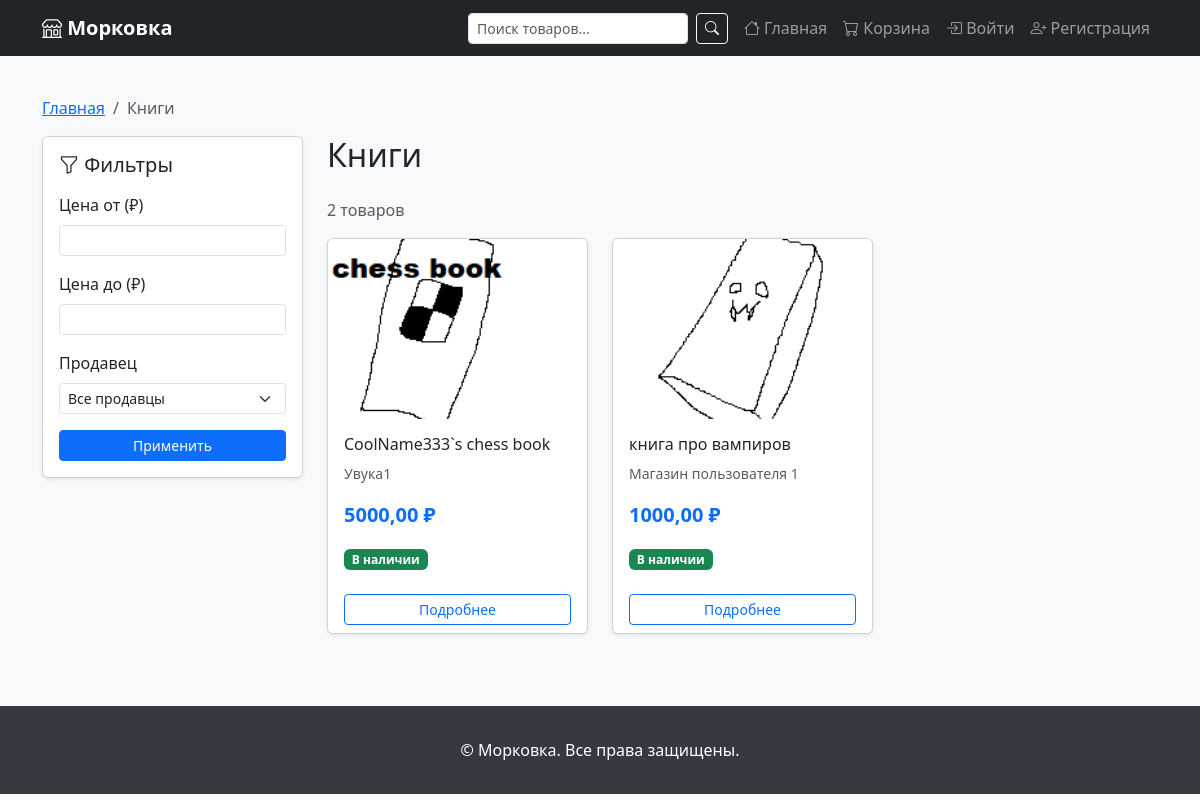
Screenshot of /store/category/knigi/ with the database file from the repository.
### marketplace_project/products/models.py (models this page shows, shortened)
class Category(models.Model):
    name = models.CharField(max_length=200, verbose_name='Название')
    slug = models.SlugField(max_length=200, unique=True, blank=True)
    description = models.TextField(blank=True, verbose_name='Описание')
    parent = models.ForeignKey(
        'self',
        on_delete=models.CASCADE,
        null=True,
        blank=True,
        related_name='children',
        verbose_name='Родительская категория',
    )
    is_active = models.BooleanField(default=True, verbose_name='Активна')
    created_at = models.DateTimeField(auto_now_add=True)
    class Meta:
        verbose_name = 'Категория'
        verbose_name_plural = 'Категории'
        ordering = ['name']
        indexes = [models.Index(fields=['slug'])]
    def get_absolute_url(self):
        return reverse('store:category_detail', kwargs={'slug': self.slug})

class Product(models.Model):
    name = models.CharField(max_length=200, verbose_name='Название')
    slug = models.SlugField(max_length=200, unique=True, blank=True)
    description = models.TextField(blank=True, verbose_name='Описание')
    price = models.DecimalField(
        max_digits=10,
        decimal_places=2,
        verbose_name='Цена',
    )
    stock = models.PositiveIntegerField(
        default=0,
        verbose_name='Остаток на складе',
    )
    image = models.ImageField(
        upload_to='products/',
        blank=True,
        null=True,
        verbose_name='Изображение',
    )
    is_active = models.BooleanField(default=True, verbose_name='Активен')
    created_at = models.DateTimeField(auto_now_add=True)
    updated_at = models.DateTimeField(auto_now=True)
    vendor = models.ForeignKey(
        'users.Vendor',
        on_delete=models.CASCADE,
        related_name='products',
        verbose_name='Продавец',
    )
    category = models.ForeignKey(
        Category,
        on_delete=models.SET_NULL,
        null=True,
        blank=True,
        related_name='products',
        verbose_name='Категория',
    )
    class Meta:
        verbose_name = 'Товар'
        verbose_name_plural = 'Товары'
        ordering = ['-created_at']
        indexes = [
            models.Index(fields=['slug']),
            models.Index(fields=['-created_at']),
            models.Index(fields=['is_active', '-created_at']),
        ]
    def get_absolute_url(self):
        return reverse('store:product_detail', kwargs={'slug': self.slug})
    @property
    def is_in_stock(self):
        return self.stock > 0

### marketplace_project/users/models.py (models this page shows, shortened)
class Vendor(models.Model):
    STATUS_CHOICES = (
        ('pending', 'На модерации'),
        ('active', 'Активен'),
        ('rejected', 'Отклонено'),
        ('suspended', 'Приостановлен'),
    )
    owner = models.OneToOneField(
        CustomUser,
        on_delete=models.CASCADE,
        related_name='vendor',
        limit_choices_to={'role': 'seller'},
    )
    name = models.CharField(max_length=200, verbose_name='Название магазина')
    slug = models.SlugField(max_length=200, unique=True, blank=True)
    description = models.TextField(blank=True, verbose_name='Описание')
    logo = models.ImageField(upload_to='vendors/', blank=True, null=True)
    email = models.EmailField(blank=True, verbose_name='Контактный email')
    phone = models.CharField(max_length=20, blank=True, verbose_name='Телефон')
    address = models.TextField(blank=True, verbose_name='Адрес магазина')
    status = models.CharField(
        max_length=10,
        choices=STATUS_CHOICES,
        default='pending',
    )
    rating = models.DecimalField(
        max_digits=3,
        decimal_places=2,
        default=0,
        verbose_name='Рейтинг',
    )
    created_at = models.DateTimeField(auto_now_add=True)
    updated_at = models.DateTimeField(auto_now=True)
    class Meta:
        verbose_name = 'Магазин'
        verbose_name_plural = 'Магазины'
        ordering = ['name']

### marketplace_project/products/views.py (the view)
# urls.py: path('category/<slug:slug>/', views.category_detail, name='category_detail'),
def category_detail(request, slug):
    category = get_object_or_404(Category, slug=slug, is_active=True)
    products = Product.objects.select_related('vendor', 'category').filter(
        category=category,
        is_active=True,
    )
    min_price = request.GET.get('min_price')
    max_price = request.GET.get('max_price')
    if min_price:
        products = products.filter(price__gte=min_price)
    if max_price:
        products = products.filter(price__lte=max_price)
    vendor_id = request.GET.get('vendor')
    if vendor_id:
        products = products.filter(vendor_id=vendor_id)
    vendors = Vendor.objects.filter(
        products__category=category,
        status='active',
    ).distinct()
    return render(request, 'store/category_detail.html', {
        'category': category,
        'products': products,
        'vendors': vendors,
        'min_price': min_price,
        'max_price': max_price,
    })

### templates/store/category_detail.html (shortened to what this page needs)
{% extends 'base.html' %}
{% block content %}
<nav aria-label="breadcrumb">
    <ol class="breadcrumb">
        <li class="breadcrumb-item"><a href="{% url 'store:home' %}">Главная</a></li>
        <li class="breadcrumb-item active">{{ category.name }}</li>
    </ol>
</nav>
<div class="row">
    <div class="col-lg-3 mb-4">
        <div class="card shadow-sm">
            <div class="card-body">
                <h5 class="card-title mb-3"><i class="bi bi-funnel"></i> Фильтры</h5>
                <form method="GET" action="{{ category.get_absolute_url }}">
                    <div class="mb-3">
                        <label class="form-label">Цена от (₽)</label>
                        <input type="number" name="min_price" class="form-control form-control-sm"
                               value="{{ min_price }}" min="0">
                    </div>
                    <div class="mb-3">
                        <label class="form-label">Цена до (₽)</label>
                        <input type="number" name="max_price" class="form-control form-control-sm"
                               value="{{ max_price }}" min="0">
                    </div>
                    <div class="mb-3">
                        <label class="form-label">Продавец</label>
                        <select name="vendor" class="form-select form-select-sm">
                            <option value="">Все продавцы</option>
                        </select>
                    </div>
                    <button type="submit" class="btn btn-primary btn-sm w-100">Применить</button>
                </form>
            </div>
        </div>
    </div>
    <div class="col-lg-9">
        <h2 class="mb-4">{{ category.name }}</h2>
        <p class="text-muted">{{ products.count }} товаров</p>
        {% if products %}
        <div class="row g-4">
            {% for product in products %}
            <div class="col-6 col-md-4">
                <div class="card product-card h-100 shadow-sm">
                    {% if product.image %}
                    <img src="{{ product.image.url }}" class="card-img-top" alt="{{ product.name }}"
                         style="height:180px;object-fit:cover;">
                    {% else %}
                    <div class="card-img-top bg-secondary d-flex align-items-center justify-content-center"
                         style="height:180px;color:white;font-size:3rem;">
                        <i class="bi bi-image"></i>
                    </div>
                    {% endif %}
                    <div class="card-body">
                        <h6 class="card-title text-truncate">{{ product.name }}</h6>
                        <p class="text-muted small">{{ product.vendor.name }}</p>
                        <p class="fw-bold text-primary fs-5">{{ product.price }} ₽</p>
                        {% if product.is_in_stock %}
                        <span class="badge bg-success">В наличии</span>
                        {% else %}
                        <span class="badge bg-danger">Нет в наличии</span>
                        {% endif %}
                    </div>
                    <div class="card-footer bg-white border-top-0">
                        <a href="{{ product.get_absolute_url }}" class="btn btn-outline-primary btn-sm w-100">
                            Подробнее
                        </a>
                    </div>
                </div>
            </div>
            {% endfor %}
        </div>
        {% else %}
        <div class="alert alert-info">Товары не найдены.</div>
        {% endif %}
    </div>
</div>
{% endblock %}

### templates/base.html (style rules this page uses)
body { background-color: #f8f9fa; }
.product-card { transition: transform 0.2s; }

### rows the page displays
Category: name "Книги"
Product: image (picture), name "CoolName333`s chess book", vendor.name "Увука1", price "5000,00", stock "В наличии"
Product: image (picture), name "книга про вампиров", vendor.name "Магазин пользователя 1", price "1000,00", stock "В наличии"

### other values shown
{{ products.count }} "2"
